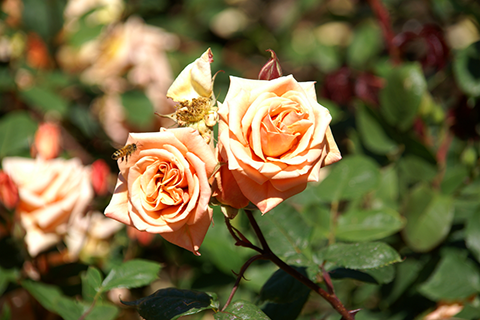
#> input picture ch8/rose.bmp, 480 x 320 px
$ python scale.py
#> lines starting #> are read from the running program, lines starting #| are printed output that depends on the picture
import cv2

def affine_scale():
    src = cv2.imread('rose.bmp')
#> src is the input picture: shape (320, 480, 3); mean B, G, R 63.1, 103.6, 116.2

    if src is None:
        print('Image load failed!')
        return

    dst1 = cv2.resize(src, (0, 0), fx=4, fy=4, interpolation=cv2.INTER_NEAREST)
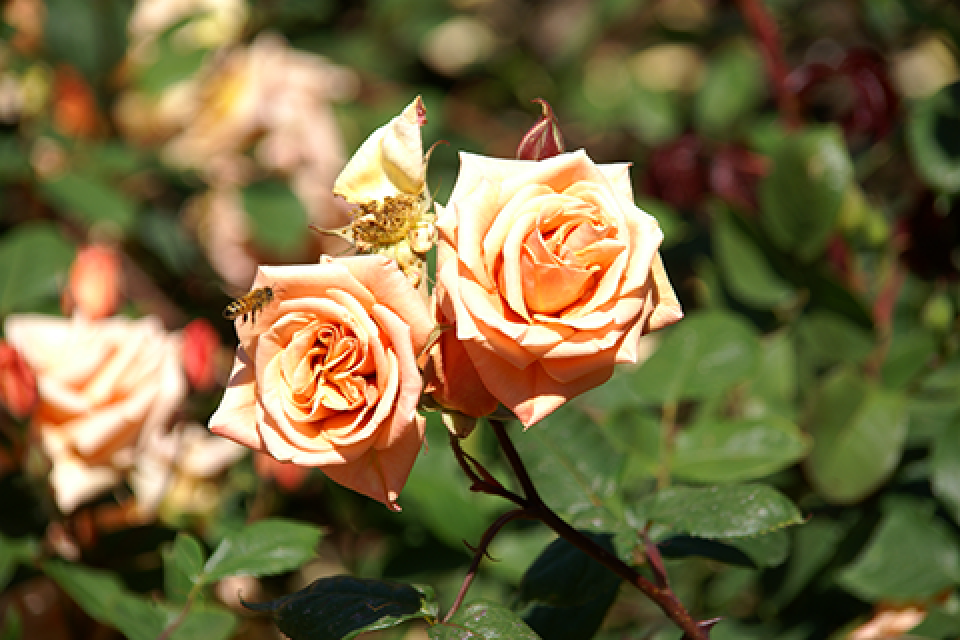
#> dst1: shape (1280, 1920, 3) (shown at 1/2 size); mean B, G, R 63.1, 103.6, 116.2
    dst2 = cv2.resize(src, (1920, 1280))
    dst3 = cv2.resize(src, (1920, 1280), interpolation=cv2.INTER_CUBIC)
    dst4 = cv2.resize(src, (1920, 1280), interpolation=cv2.INTER_LANCZOS4)

    cv2.imshow('src', src)
    cv2.imshow('dst1', dst1[400:700, 600:950])
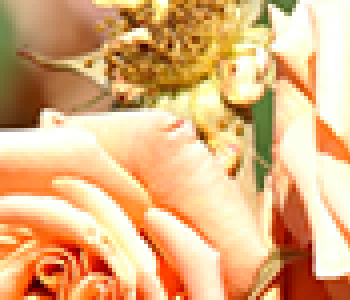
#> window 'dst1': shape (300, 350, 3); mean B, G, R 127.5, 177.8, 224.3
    cv2.imshow('dst2', dst2[400:700, 600:950])
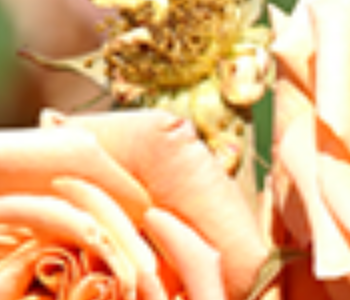
#> window 'dst2': shape (300, 350, 3); mean B, G, R 127.4, 177.7, 224.2
    cv2.imshow('dst3', dst3[400:700, 600:950])
    cv2.imshow('dst4', dst4[400:700, 600:950])
    cv2.waitKey()
    cv2.destroyAllWindows()

if __name__ == '__main__':
    affine_scale()

$ run again, with ch8/card.bmp copied over ch8/rose.bmp
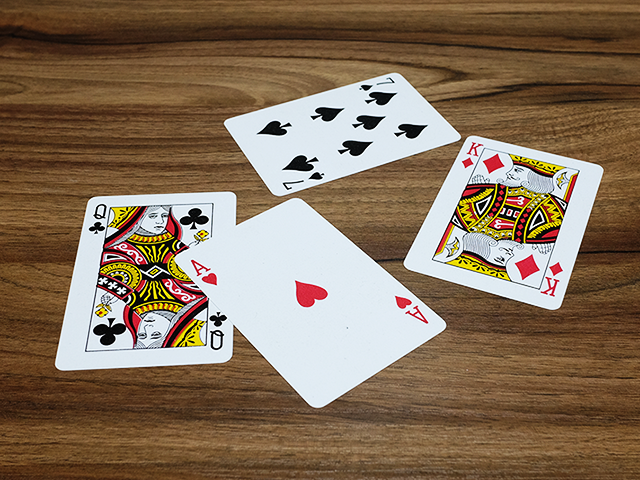
#> input picture ch8/card.bmp, 640 x 480 px
#> in affine_scale, src is the input picture: shape (480, 640, 3); mean B, G, R 90.2, 112.3, 133.7
#> in affine_scale, `cv2.imshow('dst1', dst1[400:700, 600:950])`:
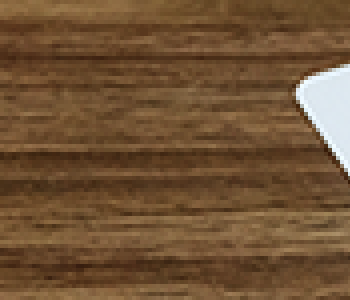
#> window 'dst1': shape (300, 350, 3); mean B, G, R 52.9, 82.3, 112.2
#> in affine_scale, `cv2.imshow('dst2', dst2[400:700, 600:950])`:
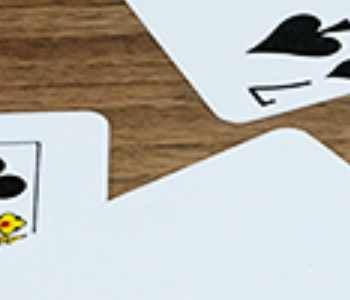
#> window 'dst2': shape (300, 350, 3); mean B, G, R 180.6, 185.7, 187.2

$ run again, with ch8/tekapo.bmp copied over ch8/rose.bmp
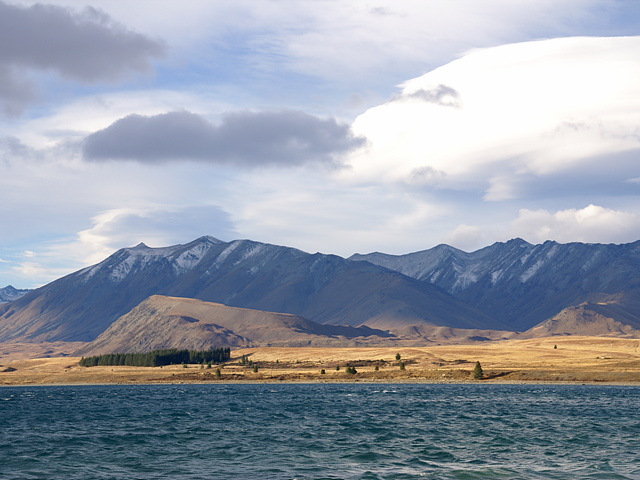
#> input picture ch8/tekapo.bmp, 640 x 480 px
#> in affine_scale, src is the input picture: shape (480, 640, 3); mean B, G, R 169.8, 157.4, 149.7
#> in affine_scale, `cv2.imshow('dst1', dst1[400:700, 600:950])`:
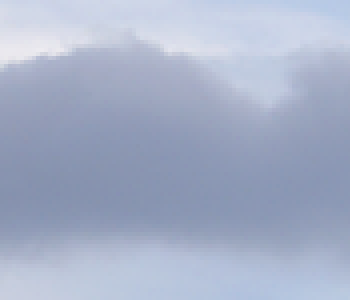
#> window 'dst1': shape (300, 350, 3); mean B, G, R 200.2, 176.5, 166.3
#> in affine_scale, `cv2.imshow('dst2', dst2[400:700, 600:950])`:
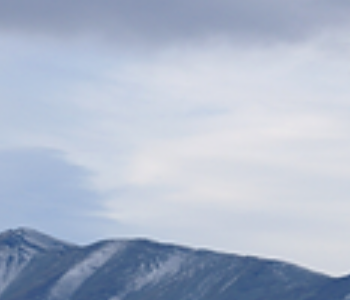
#> window 'dst2': shape (300, 350, 3); mean B, G, R 204.8, 185.7, 174.9
